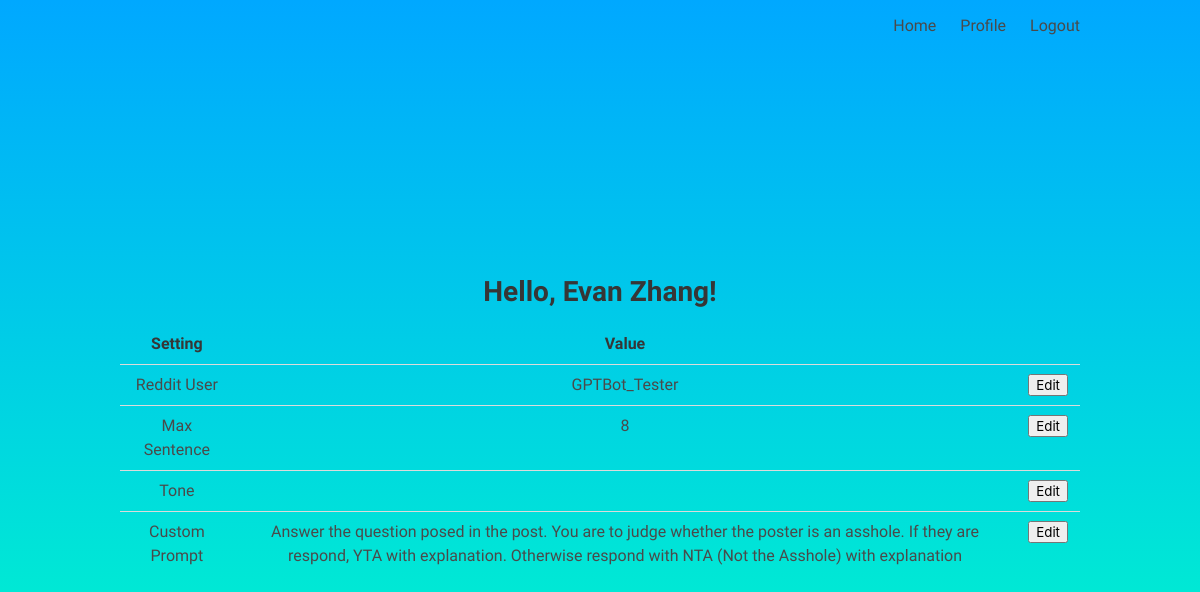
Page /profile (signed in) on the committed database.
### models.py (models this page shows)
class User(UserMixin, db.Model):
    id = db.Column(db.Integer, primary_key=True) # primary keys are required by SQLAlchemy
    email = db.Column(db.String(100), unique=True)
    password = db.Column(db.String(100))
    name = db.Column(db.String(1000))
    reddit_user = db.Column(db.String(1000))
    max_sentence = db.Column(db.String(1000))
    tone = db.Column(db.String(1000))
    additional = db.Column(db.String(1000))

### routes.py (the view)
@main.route('/profile') # profile page that return 'profile'
@login_required
def profile():
    settings = [
        {'name': 'Reddit User', 'value': current_user.reddit_user},
        {'name': 'Max Sentence', 'value': current_user.max_sentence},
        {'name': 'Tone', 'value': current_user.tone},
        {'name': 'Custom Prompt', 'value': current_user.additional},
    ]
    return render_template('profile.html', name=current_user.name, settings=settings)

### templates/profile.html (shortened to what this page needs)
{% extends 'base.html' %}
{% block content %}
<div class="content">
    <h2>Hello, {{ name }}!</h2>
    <table>
        <tr>
            <th>Setting</th>
            <th>Value</th>
            <th></th>
        </tr>
        {% for setting in settings %}
        <tr>
            <td>{{ setting.name }}</td>
            <td>
                <span class="setting-value">{{ setting.value }}</span>
            </td>
            <td>
                <button class="edit-button">Edit</button>
            </td>
        </tr>
        {% endfor %}
    </table>
</div>
{% endblock %}

### templates/base.html (shortened to what this page needs)
<!DOCTYPE html>
<html>
<head>
    <link rel="stylesheet" href="https://cdnjs.cloudflare.com/ajax/libs/bulma/0.7.2/css/bulma.min.css" />
</head>
<body>
<section class="hero is-fullheight">
    <div class="hero-head">
        <nav class="navbar">
            <div class="container">
                <div id="navbarMenuHeroA" class="navbar-menu">
                    <div class="navbar-end">
                        <a href="{{ url_for('main.index') }}" class="navbar-item">
                            Home
                        </a>
                        {% if current_user.is_authenticated %}
                        <a href="{{ url_for('main.profile') }}" class="navbar-item">
                            Profile
                        </a>
                        {% endif %}
                        {% if current_user.is_authenticated %}
                        <a href="{{ url_for('auth.logout') }}" class="navbar-item">
                            Logout
                        </a>
                        {% endif %}
                    </div>
                </div>
            </div>
        </nav>
    </div>
    <div class="hero-body">
        <div class="container has-text-centered">
            {% block content %}{% endblock %}
        </div>
    </div>
</section>
</body>
</html>

### templates/base.html (style rules this page uses)
body { font-family: 'Exo', sans-serif; }
.hero { background: linear-gradient(to bottom, #00A8FF, #00FFC6); }

### rows in the picture
User: name "Evan Zhang", name "Reddit User", value "GPTBot_Tester", name "Custom Prompt", value "Answer the question posed in the post. You are to judge whether the poster is an asshole. If they are respond, YTA with explanation. Otherwise respond with NTA (Not the Asshole) with explanation"

### other values in the picture
{{ setting.name }} "Max Sentence" "Tone"
{{ setting.value }} "8"
